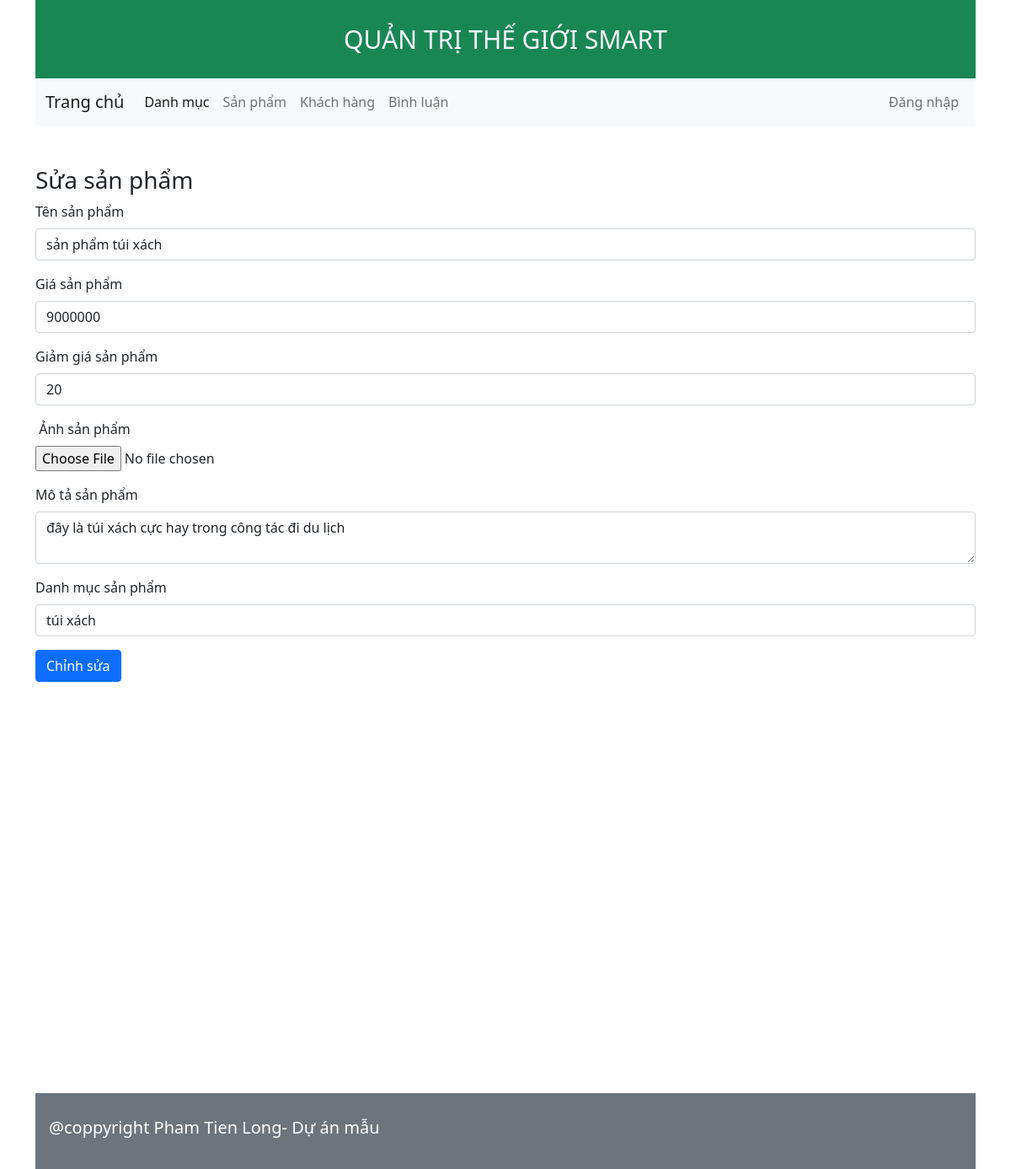
Page /admin/index.php?act=editsp&idsp=14 on the committed database.
### tables this page shows
CREATE TABLE `sanpham` (
  `id` int(11) NOT NULL,
  `name` varchar(255) NOT NULL,
  `price` int(11) NOT NULL DEFAULT 0,
  `discount` int(11) NOT NULL DEFAULT 0,
  `image` varchar(255) NOT NULL,
  `mota` text NOT NULL,
  `luotxem` int(11) NOT NULL DEFAULT 0,
  `id_dm` int(11) NOT NULL
);

CREATE TABLE `danhmuc` (
  `id` int(11) NOT NULL,
  `name` varchar(255) NOT NULL
);

### model/pdo.php (called while the page is built, shortened)
<?php
function pdo_get_connection(){
    $servername = "localhost";
    $username = "root";
    $password = "";
    try {
        $conn = new PDO("mysql:host=$servername;dbname=duanmau2023", $username, $password);
        $conn->setAttribute(PDO::ATTR_ERRMODE, PDO::ERRMODE_EXCEPTION);
        return $conn;
    } catch(PDOException $e) {
        echo "Connection failed: " . $e->getMessage();
    }
}
function pdo_query($sql){
    $sql_args=array_slice(func_get_args(),1);
    try{
        $conn=pdo_get_connection();
        $stmt=$conn->prepare($sql);
        $stmt->execute($sql_args);
        $rows=$stmt->fetchAll();
        return $rows;
    }
    catch(PDOException $e){
        throw $e;
    }
    finally{
        unset($conn);
    }
}
function pdo_query_one($sql){
    $sql_args=array_slice(func_get_args(),1);
    try{
        $conn=pdo_get_connection();
        $stmt=$conn->prepare($sql);
        $stmt->execute($sql_args);
        $row=$stmt->fetch(PDO::FETCH_ASSOC);
        return $row;
    }
    catch(PDOException $e){
        throw $e;
    }
    finally{
        unset($conn);
    }
}
?>

### model/sanpham.php (called while the page is built, shortened)
<?php
    function getone_sanpham($idsp){
        $sql = "select * from sanpham where id = $idsp";
        $result = pdo_query_one($sql);
        return $result;
    }
?>

### model/danhmuc.php (called while the page is built, shortened)
<?php
    function danhsach_danhmuc(){
        $sql = "select * from danhmuc";
        $result = pdo_query($sql);
        return $result;
    }
?>

### admin/sanpham/edit-sanpham.php (the view, shortened to what this page needs)
<div class="container-fluild">
    <h3>Sửa sản phẩm</h3>
    <form method="post" action="?act=editsp" enctype="multipart/form-data">
        <div class="mb-3">
            <label for="name" class="form-label">Tên sản phẩm</label>
            <input type="text" class="form-control" id="name" placeholder="Nhập tên sản phẩm" name="tensp"
                value="<?php echo $sanpham['name']; ?>" />
        </div>
        <div class="mb-3">
            <label for="price" class="form-label">Giá sản phẩm</label>
            <input type="number" class="form-control" id="price" placeholder="Nhập giá sản phẩm" name="giasp"
                value="<?php echo $sanpham['price']; ?>" />
        </div>
        <div class="mb-3">
            <label for="discount" class="form-label">Giảm giá sản phẩm</label>
            <input type="number" class="form-control" id="discount" placeholder="Nhập giảm giá sản phẩm"
                name="giamgiasp" value="<?php echo $sanpham['discount']; ?>" />
        </div>
        <div class="mb-3">
            <label for="image" class="form-label">Ảnh sản phẩm</label><br>
            <input type="file" id="image" name="anhsp" />
        </div>
        <div class="mb-3">
            <label for="mota" class="form-label">Mô tả sản phẩm</label>
            <textarea name="motasp" id="mota" class="form-control"
                placeholder="Nhập mô tả sản phẩm"><?php echo $sanpham['mota']; ?></textarea>
        </div>
        <div class="mb-3">
            <label for="danhmuc" class="form-label">Danh mục sản phẩm</label><br>
            <select name="danhmucsp" id="danhmuc" class="form-control">
                <?php foreach($dsdm as $value): ?>
                <option value="<?php echo $value['id']?>" <?php if($sanpham['id_dm'] == $value['id']): ?> selected
                    <?php endif; ?>>
                    <?php echo $value['name']?>
                </option>
                <?php endforeach; ?>
            </select>
        </div>
        <button type="submit" class="btn btn-primary" name="btnsubmit">Chỉnh sửa</button>
    </form>
</div>

### assets/css/admin.css (style rules this page uses)
* { margin: 0; padding: 0; box-sizing: border-box; }

### rows in the picture
sanpham: tensp "sản phẩm túi xách", giasp "9000000", giamgiasp "20", motasp "đây là túi xách cực hay trong công tác đi du lịch", danhmucsp "túi xách"
